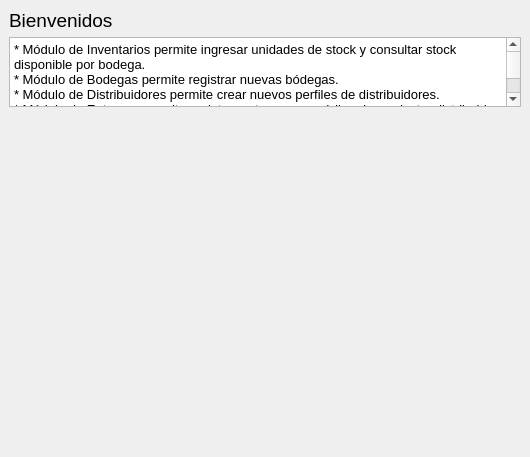
            <widget class="QWidget" name="INICIO">
             <property name="font">
              <font>
               <family>Segoe UI</family>
              </font>
             </property>
             <widget class="QLabel" name="label_29">
              <property name="geometry">
               <rect>
                <x>70</x>
                <y>120</y>
                <width>381</width>
                <height>328</height>
               </rect>
              </property>
              <property name="font">
               <font>
                <family>Segoe UI</family>
               </font>
              </property>
              <property name="text">
               <string/>
              </property>
              <property name="pixmap">
               <pixmap>warehouse-pngrepo-com.png</pixmap>
              </property>
              <property name="scaledContents">
               <bool>true</bool>
              </property>
             </widget>
             <widget class="QLabel" name="label_30">
              <property name="geometry">
               <rect>
                <x>9</x>
                <y>9</y>
                <width>105</width>
                <height>22</height>
               </rect>
              </property>
              <property name="font">
               <font>
                <family>Segoe UI</family>
                <pointsize>14</pointsize>
               </font>
              </property>
              <property name="text">
               <string>Bienvenidos</string>
              </property>
             </widget>
             <widget class="QTextBrowser" name="textBrowser">
              <property name="geometry">
               <rect>
                <x>9</x>
                <y>37</y>
                <width>512</width>
                <height>70</height>
               </rect>
              </property>
              <property name="font">
               <font>
                <family>Segoe UI</family>
               </font>
              </property>
              <property name="html">
               <string>&lt;!DOCTYPE HTML PUBLIC &quot;-//W3C//DTD HTML 4.0//EN&quot; &quot;http://www.w3.org/TR/REC-html40/strict.dtd&quot;&gt;
&lt;html&gt;&lt;head&gt;&lt;meta name=&quot;qrichtext&quot; content=&quot;1&quot; /&gt;&lt;style type=&quot;text/css&quot;&gt;
p, li { white-space: pre-wrap; }
&lt;/style&gt;&lt;/head&gt;&lt;body style=&quot; font-family:'Segoe UI'; font-size:9.75pt; font-weight:400; font-style:normal;&quot;&gt;
&lt;p style=&quot; margin-top:0px; margin-bottom:0px; margin-left:0px; margin-right:0px; -qt-block-indent:0; text-indent:0px;&quot;&gt;&lt;span style=&quot; font-family:'Ubuntu'; font-size:10pt;&quot;&gt;* Módulo de Inventarios permite ingresar unidades de stock y consultar stock disponible por bodega.&lt;/span&gt;&lt;/p&gt;
&lt;p style=&quot; margin-top:0px; margin-bottom:0px; margin-left:0px; margin-right:0px; -qt-block-indent:0; text-indent:0px;&quot;&gt;&lt;span style=&quot; font-family:'Ubuntu'; font-size:10pt;&quot;&gt;* Módulo de Bodegas permite registrar nuevas bódegas.&lt;/span&gt;&lt;/p&gt;
&lt;p style=&quot; margin-top:0px; margin-bottom:0px; margin-left:0px; margin-right:0px; -qt-block-indent:0; text-indent:0px;&quot;&gt;&lt;span style=&quot; font-family:'Ubuntu'; font-size:10pt;&quot;&gt;* Módulo de Distribuidores permite crear nuevos perfiles de distribuidores.&lt;/span&gt;&lt;/p&gt;
&lt;p style=&quot; margin-top:0px; margin-bottom:0px; margin-left:0px; margin-right:0px; -qt-block-indent:0; text-indent:0px;&quot;&gt;&lt;span style=&quot; font-family:'Ubuntu'; font-size:10pt;&quot;&gt;* Módulo de Entregas permite registrar entregas por código de producto, distribuidor y fecha.&lt;/span&gt;&lt;/p&gt;
&lt;p style=&quot; margin-top:0px; margin-bottom:0px; margin-left:0px; margin-right:0px; -qt-block-indent:0; text-indent:0px;&quot;&gt;&lt;span style=&quot; font-family:'Ubuntu'; font-size:10pt;&quot;&gt;* Módulo de Reportes genera un .txt con todas las entregas realizadas a cada distribuidor en determinadas fechas.&lt;/span&gt;&lt;/p&gt;&lt;/body&gt;&lt;/html&gt;</string>
              </property>
             </widget>
            </widget>
